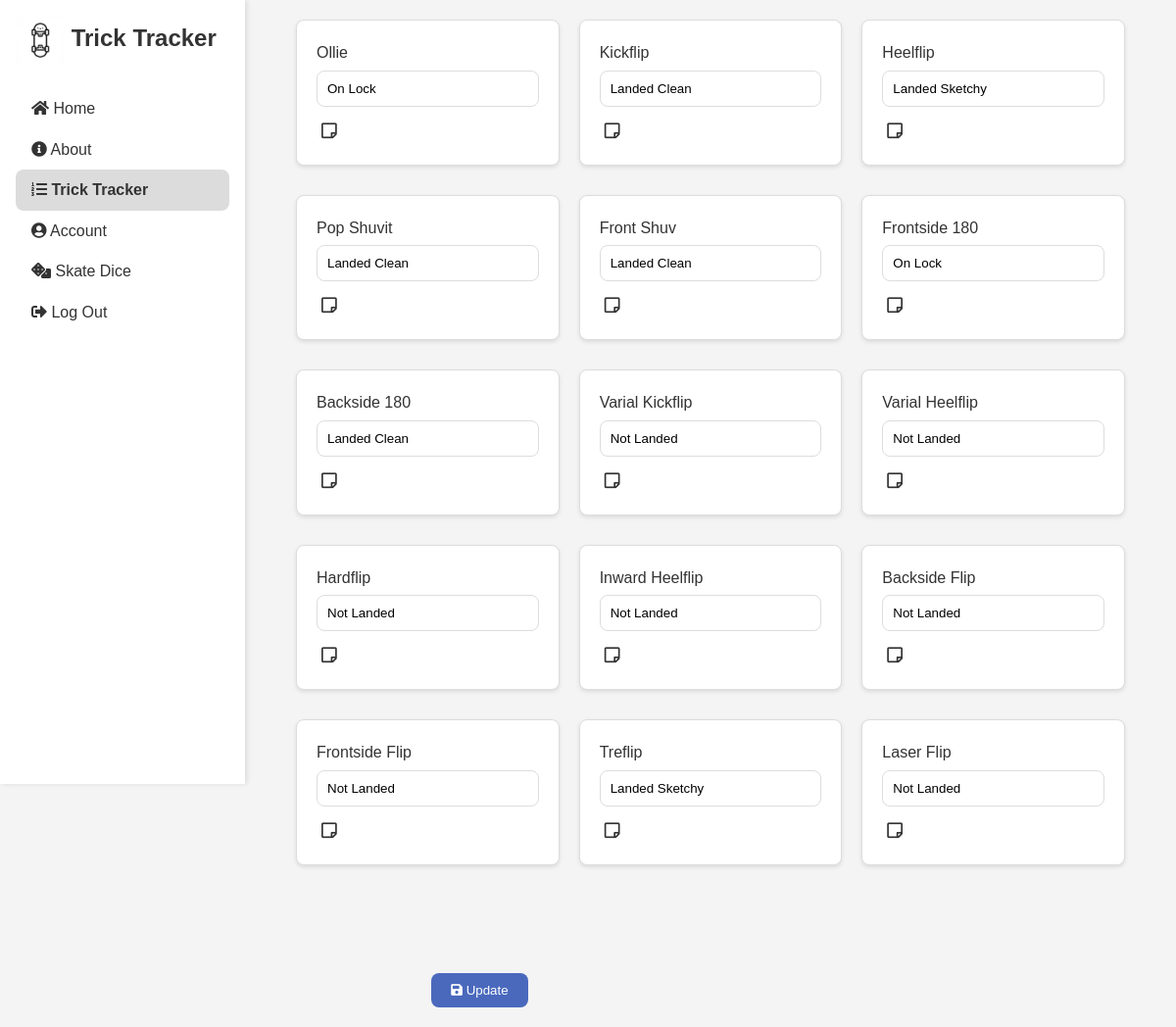
/trick_tracker/check/ (signed in), run on the app's committed database.
### trick_tracker/models.py (models this page shows, shortened)
class Trick(models.Model):
    name = models.CharField(max_length=255)

### trick_tracker/views.py (the view, shortened to what this page needs)
# urls.py: path('check/', views.CHECKBOXES, name='checkboxes'),
@login_required
def CHECKBOXES(request):
    user = request.user
    tricks = Trick.objects.all()
    user_progresses = UserProgress.objects.filter(user=user)
    return render(request, 'checkbox.html', {
        'tricks': tricks,
        'user_progresses': user_progresses
    })

### trick_tracker/templates/checkbox.html (shortened to what this page needs)
{% load static %}
<!DOCTYPE html>
<html lang="en">
<head>
    <link rel="stylesheet" type="text/css" href="{% static 'css/style.css' %}">
    <link rel="stylesheet" href="https://cdnjs.cloudflare.com/ajax/libs/font-awesome/5.15.3/css/all.min.css">
</head>
<body>
    <div class="page-container">
        <nav>
            <h1>
                <img src="{% static 'images/skato.webp' %}" alt="Trick Tracker Logo" style="height:50px; vertical-align: middle;">
                Trick Tracker
            </h1>
            <a href="{% url 'home' %}" class="nav-item"><i class="fas fa-home"></i> Home</a>
            <a href="{% url 'about' %}" class="nav-item"><i class="fas fa-info-circle"></i> About</a>
            <a href="{% url 'checkboxes' %}" class="nav-item active"><i class="fas fa-list-ol"></i> Trick Tracker</a>
            <a href="{% url 'update_profile' %}" class="nav-item"><i class="fas fa-user-circle"></i> Account</a>
            <a href="{% url 'skate_dice' %}" class="nav-item"><i class="fas fa-dice"></i> Skate Dice</a>
            {% if user.is_authenticated %}
                <a href="{% url 'logout' %}" class="nav-item"><i class="fas fa-sign-out-alt"></i> Log Out</a>
            {% else %}
                <a href="{% url 'sign_in' %}" class="nav-item"><i class="fas fa-sign-in-alt"></i> Sign In</a>
            {% endif %}
        </nav>
        <div class="main-content">
            <form method="post" action="{% url 'checkboxes' %}">
                {% for trick in tricks %}
                    <div class="form-check">
                        <label for="trick_{{ trick.id }}">{{ trick.name }}</label>
                        <select name="trick_{{ trick.id }}" id="trick_{{ trick.id }}">
                            <option value="Not_Landed"
                                {% for progress in user_progresses %}
                                    {% if progress.trick_id == trick.id and progress.selection == 'Not_Landed' %}
                                        selected
                                    {% endif %}
                                {% endfor %}
                            >Not Landed</option>
                            <option value="Landed_Sketchy"
                                {% for progress in user_progresses %}
                                    {% if progress.trick_id == trick.id and progress.selection == 'Landed_Sketchy' %}
                                        selected
                                    {% endif %}
                                {% endfor %}
                            >Landed Sketchy</option>
                            <option value="Landed_Clean"
                                {% for progress in user_progresses %}
                                    {% if progress.trick_id == trick.id and progress.selection == 'Landed_Clean' %}
                                        selected
                                    {% endif %}
                                {% endfor %}
                            >Landed Clean</option>
                            <option value="On_Lock"
                                {% for progress in user_progresses %}
                                    {% if progress.trick_id == trick.id and progress.selection == 'On_Lock' %}
                                        selected
                                    {% endif %}
                                {% endfor %}
                            >On Lock</option>
                        </select>
                        <button type="button" onclick="toggleNotes('notes-for-trick-{{ trick.id }}')" class="notes-button"><i class="far fa-sticky-note"></i></button>
                    </div>
                {% endfor %}
                <div class="form-submit">
                    <button type="submit"><i class="fas fa-save"></i> Update</button>
                </div>
            </form>
        </div>
    </div>
</body>
</html>

### trick_tracker/static/css/style.css (style rules this page uses)
* { box-sizing: border-box; margin: 0; padding: 0; font-family: Arial, sans-serif; }
body { background-color: #f4f4f4; color: #333; font-size: 16px; line-height: 1.6; }
.page-container { display: flex; min-height: 100vh; }
nav { display: flex; flex-direction: column; justify-content: flex-start; padding: 1em; background: #fff; width: 250px; height: 100vh; box-shadow: 2px 0 5px rgba(0,0,0,0.1); }
nav h1 { margin-bottom: 1em; text-align: left; }
nav a { text-decoration: none; color: #333; padding: 0.5em 1em; display: block; }
nav a.active { font-weight: bold; background-color: #dcdcdc; border-radius: 8px; }
.main-content { flex-grow: 1; padding: 20px; }
.form-check { background: #fff; border: 1px solid #ddd; padding: 20px; margin-bottom: 10px; border-radius: 8px; box-shadow: 0 2px 4px rgba(0, 0, 0, 0.1); }
form { display: grid; grid-template-columns: repeat(auto-fit, minmax(250px, 1fr)); gap: 20px; padding: 0 2em; }
label { display: block; margin-bottom: 5px; }
select { width: 100%; padding: 10px; margin-bottom: 10px; border: 1px solid #ddd; border-radius: 8px; background-color: #ffffff; appearance: none; cursor: pointer; }
.form-submit { padding-right:2em; text-align: right; }
.form-submit button { padding: 10px 20px; border: none; background: #4a69bd; color: white; cursor: pointer; transition: background-color 0.3s ease; border-radius: 8px; margin-top: 6em; }
.notes-button { background: none; border: none; padding: 5px; margin: 0; color: inherit; cursor: pointer; }
.notes-button i { font-size: 18px; }

### data on the page
Trick: name "Ollie", id "On Lock"
Trick: name "Kickflip", id "Landed Clean"
Trick: name "Heelflip", id "Landed Sketchy"
Trick: name "Pop Shuvit", id "Landed Clean"
Trick: name "Front Shuv", id "Landed Clean"
Trick: name "Frontside 180", id "On Lock"
Trick: name "Backside 180", id "Landed Clean"
Trick: name "Varial Kickflip", id "Not Landed"
Trick: name "Varial Heelflip", id "Not Landed"
Trick: name "Hardflip", id "Not Landed"
Trick: name "Inward Heelflip", id "Not Landed"
Trick: name "Backside Flip", id "Not Landed"
Trick: name "Frontside Flip", id "Not Landed"
Trick: name "Treflip", id "Landed Sketchy"
Trick: name "Laser Flip", id "Not Landed"
